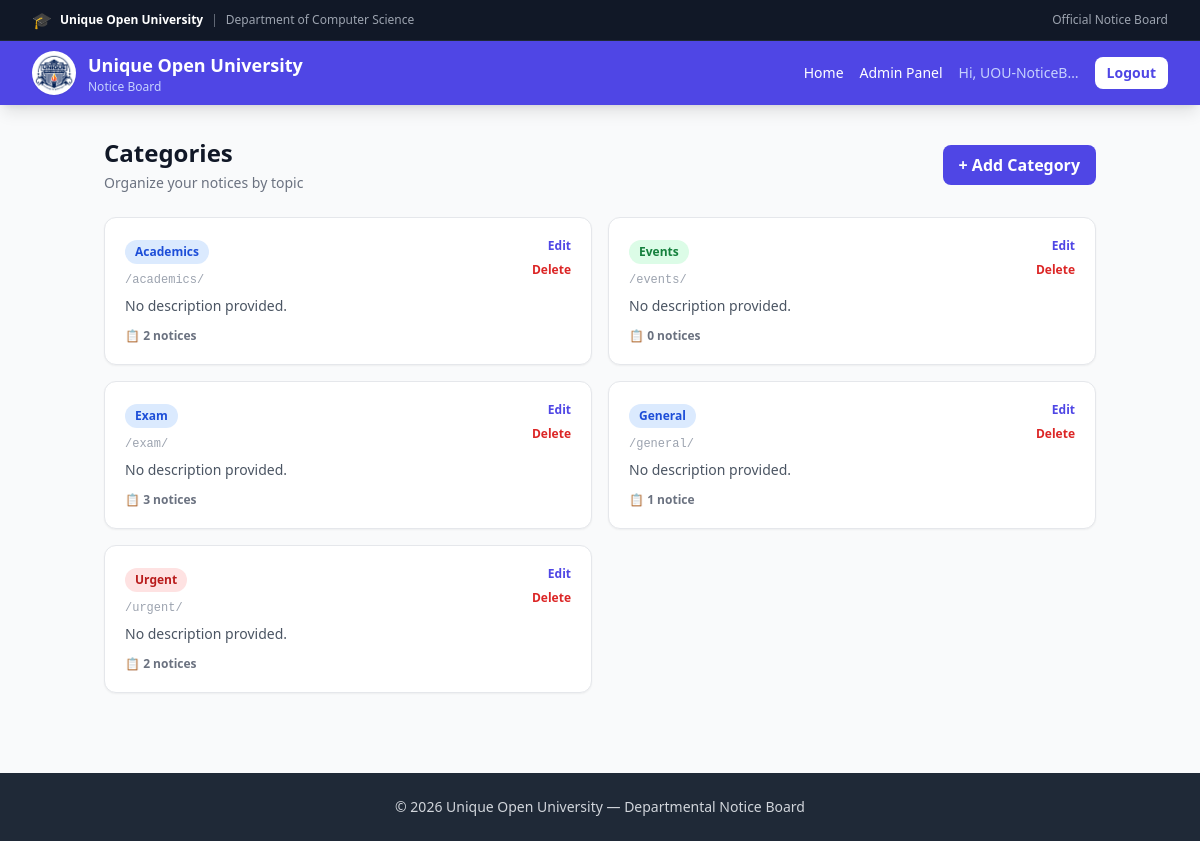
/admin-panel/categories/ (signed in), run on the app's committed database.
### notices/models.py (models this page shows, shortened)
class Category(models.Model):
    name = models.CharField(max_length=100, unique=True)
    slug = models.SlugField(max_length=100, unique=True, blank=True)
    description = models.TextField(blank=True)
    color = models.CharField(
        max_length=20, default='blue',
        help_text='Tailwind color: blue, green, red, yellow, purple, indigo'
    )
    class Meta:
        verbose_name_plural = 'Categories'
        ordering = ['name']

### notices/views.py (the view)
# urls.py: path('admin-panel/categories/', views.category_list, name='category_list'),
@login_required
@user_passes_test(is_admin)
def category_list(request):
    categories = Category.objects.all()
    return render(request, 'notices/category_list.html', {'categories': categories})

### notices/views.py (called while the page is built)
def is_admin(user):
    return user.is_authenticated and (user.is_staff or user.is_superuser)

### templates/notices/category_list.html (shortened to what this page needs)
{% extends 'notices/base.html' %}
{% block content %}
<div class="max-w-5xl mx-auto px-4 py-8">
  <div class="flex flex-wrap items-center justify-between gap-3 mb-6">
    <div>
      <h1 class="text-2xl font-bold text-gray-900">Categories</h1>
      <p class="text-sm text-gray-500 mt-1">Organize your notices by topic</p>
    </div>
    <a href="{% url 'category_create' %}"
       class="bg-uou text-white px-4 py-2 rounded-lg font-semibold hover:bg-uou-dark">
      + Add Category
    </a>
  </div>
  <div class="grid sm:grid-cols-2 gap-4">
    {% for c in categories %}
      <div class="bg-white rounded-xl shadow-sm border p-5 flex items-start justify-between gap-3">
        <div class="min-w-0 flex-1">
          <span class="inline-block px-2.5 py-1 rounded-full text-xs font-semibold
                       bg-{{ c.color }}-100 text-{{ c.color }}-700">
            {{ c.name }}
          </span>
          <div class="text-xs text-gray-400 mt-2 font-mono truncate">
            /{{ c.slug }}/
          </div>
          <p class="text-sm text-gray-600 mt-2 line-clamp-2">
            {{ c.description|default:"No description provided." }}
          </p>
          <div class="text-xs text-gray-500 mt-3 font-semibold">
            📋 {{ c.notices.count }} notice{{ c.notices.count|pluralize }}
          </div>
        </div>
        <div class="flex flex-col gap-2 text-right shrink-0">
          <a href="{% url 'category_edit' c.pk %}"
             class="text-uou text-xs font-semibold hover:underline">
            Edit
          </a>
          <a href="{% url 'category_delete' c.pk %}"
             class="text-red-600 text-xs font-semibold hover:underline">
            Delete
          </a>
        </div>
      </div>
    {% endfor %}
  </div>
</div>
{% endblock %}

### templates/notices/base.html (shortened to what this page needs)
{% load static %}
<!DOCTYPE html>
<html lang="en">
<head>
  <script src="https://cdn.tailwindcss.com"></script>
</head>
<body>
  <div class="scroll-container" id="scrollContainer">
    <div class="bg-gray-900 text-gray-200 border-b border-gray-800 hidden sm:block">
      <div class="max-w-7xl mx-auto px-4 sm:px-6 lg:px-8 py-2">
        <div class="flex items-center justify-between gap-4 text-xs">
          <div class="flex items-center gap-2 min-w-0">
            <span class="text-base">🎓</span>
            <span class="font-semibold text-white truncate">
              Unique Open University
            </span>
            <span class="text-gray-500 hidden md:inline">|</span>
            <span class="text-gray-400 hidden md:inline truncate">
              Department of Computer Science
            </span>
          </div>
          <div class="text-gray-400 whitespace-nowrap hidden md:block">
            Official Notice Board
          </div>
        </div>
      </div>
    </div>
    <nav class="bg-uou text-white shadow-lg sticky top-0 z-50">
      <div class="max-w-7xl mx-auto px-4 sm:px-6 lg:px-8">
        <div class="flex justify-between items-center h-16 gap-3">
          <a href="{% url 'dashboard' %}" class="flex items-center gap-3 min-w-0 flex-shrink">
            <div class="w-11 h-11 bg-white rounded-full flex items-center justify-center overflow-hidden shrink-0 shadow-sm">
              <img src="{% static 'img/UOU-LOGO-WHITE-BACKGROUND.png' %}"
                   alt="UOU Logo"
                   class="w-full h-full object-contain p-0.5">
            </div>
            <div class="min-w-0 hidden xs:block sm:block">
              <div class="font-bold text-sm sm:text-lg leading-tight truncate">Unique Open University</div>
              <div class="text-xs text-indigo-200">Notice Board</div>
            </div>
          </a>
          <div class="hidden md:flex items-center gap-4 shrink-0">
            <a href="{% url 'dashboard' %}" class="hover:text-indigo-200 text-sm whitespace-nowrap">Home</a>
            {% if user.is_authenticated and user.is_staff %}
              <a href="{% url 'admin_dashboard' %}" class="hover:text-indigo-200 text-sm whitespace-nowrap">
                Admin Panel
              </a>
            {% endif %}
            {% if user.is_authenticated %}
              <span class="text-sm text-indigo-200 truncate max-w-[120px]">
                Hi, {{ user.username }}
              </span>
              <form method="post" action="{% url 'account_logout' %}" class="inline">
                <button class="bg-white text-uou px-3 py-1.5 rounded-lg text-sm font-semibold hover:bg-indigo-100 whitespace-nowrap">
                  Logout
                </button>
              </form>
            {% else %}
              <a href="{% url 'account_login' %}"
                 class="bg-white text-uou px-3 py-1.5 rounded-lg text-sm font-semibold hover:bg-indigo-100 whitespace-nowrap">
                Login
              </a>
            {% endif %}
          </div>
        </div>
      </div>
    </nav>
    <main class="w-full overflow-x-hidden">
      {% block content %}{% endblock %}
    </main>
    <footer class="bg-gray-800 text-gray-300 py-6 mt-12">
      <div class="max-w-7xl mx-auto px-4 text-center text-sm">
        © {% now "Y" %} Unique Open University — Departmental Notice Board
      </div>
    </footer>
  </div>
</body>
</html>

### templates/notices/base.html (style rules this page uses)
html, body { width: 100%; height: 100%; margin: 0; padding: 0; overflow: hidden; position: fixed; top: 0; left: 0; right: 0; bottom: 0; background: #f9fafb; -webkit-touch-callout: none; -webkit-user-select: none; user-select: none; will-change: transform; }
.scroll-container { position: absolute; top: 0; left: 0; right: 0; bottom: 0; width: 100%; height: 100%; overflow-y: auto; overflow-x: hidden; -webkit-overflow-scrolling: touch; overscroll-behavior: none; background: #f9fafb; scrollbar-width: none; -ms-overflow-style: none; -webkit-transform: translateZ(0); transform: translateZ(0); will-change: scroll-position; }

### data on the page
Category: name "Academics", slug "academics", description "No description provided.", notices.count "2"
Category: name "Events", slug "events", description "No description provided.", notices.count "0"
Category: name "Exam", slug "exam", description "No description provided.", notices.count "3"
Category: name "General", slug "general", description "No description provided.", notices.count "1"
Category: name "Urgent", slug "urgent", description "No description provided.", notices.count "2"

### other printed values
{{ user.username }} "UOU-NoticeB…"
